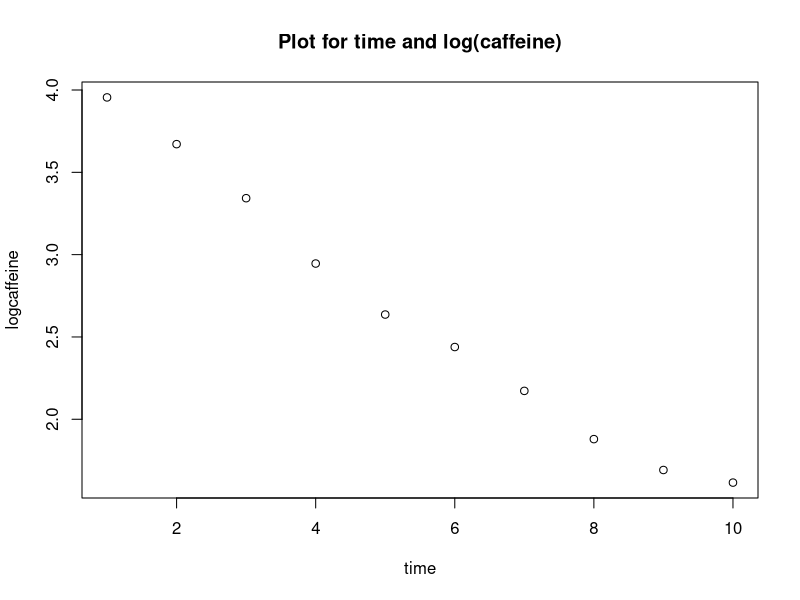

Reproduce this figure in R.
## ---- chunk 1
knitr::opts_chunk$set(echo = TRUE)
library(magrittr)
library(knitr)


## ---- chunk 2
time = c(1,2,3,4,5,6,7,8,9,10) 
caffeine = c(52.2,39.3,28.3,19.03,13.96,11.46,8.78,6.55,5.43,5.03)
## ---- chunk 3
logcaffeine <- log(caffeine) 
logcaffeine
## ---- chunk 4
plot(time,logcaffeine,main = "Plot for time and log(caffeine)")
